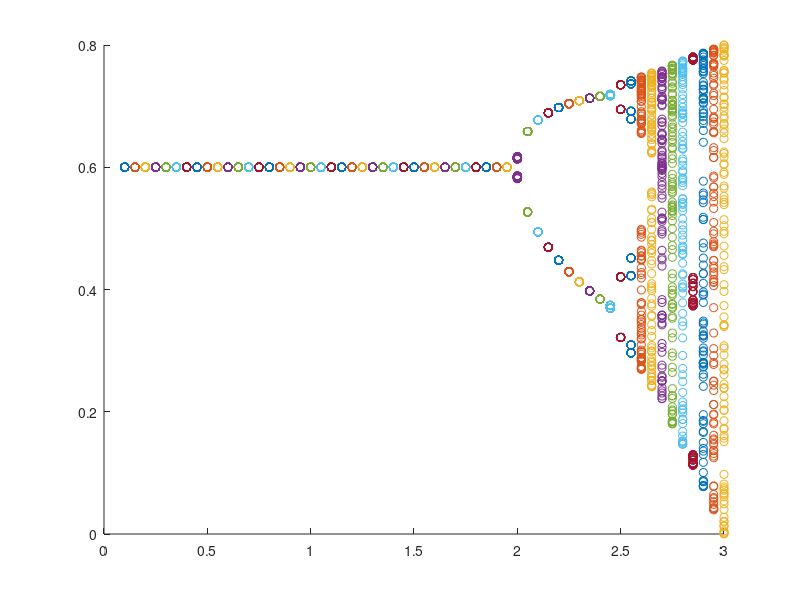

Write MATLAB code to recreate this figure.
%a at population size 0 and when it equals K?
%b graph is on ipad

nMax = 200; % max number of days to simulate

x = zeros(1,nMax);
x(1) = 0.2;

for n = 1:nMax
        x(n+1) = x(n) +0.1*(1-(x(n)/0.6))*x(n);

end

%disp(x)

%c
%figure(1)
%time = [1:nMax+1];
%plot(time,x)

%d
x = zeros(1,nMax);
x(1) = 0.2;

for n = 1:nMax
        x(n+1) = x(n) +2.1*(1-(x(n)/0.6))*x(n);

end
%figure(2)
%plot(time,x)

%e
x = zeros(1,nMax);
x(1) = 0.1;

for n = 1:nMax
        x(n+1) = x(n) +2.5*(1-(x(n)/0.6))*x(n);

end
%figure(3)
%plot(time,x)

%g
x = zeros(1,nMax);
r_val = zeros(1,nMax);
x(1) = 0.1;

for k=0.1:0.05:3.0
    x = zeros(1,nMax);
    r_val = zeros(1,nMax);
    x(1) = 0.1;
    for n = 1:nMax
        x(n+1) = x(n) +k*(1-(x(n)/0.6))*x(n);
        r_val(n+1) = k;

    end
    %r_val = r;
    x = x(nMax/2:nMax);
    r_val = r_val(nMax/2:nMax);
    scatter(r_val,x)
    hold on
end
%plot(r_val, x);